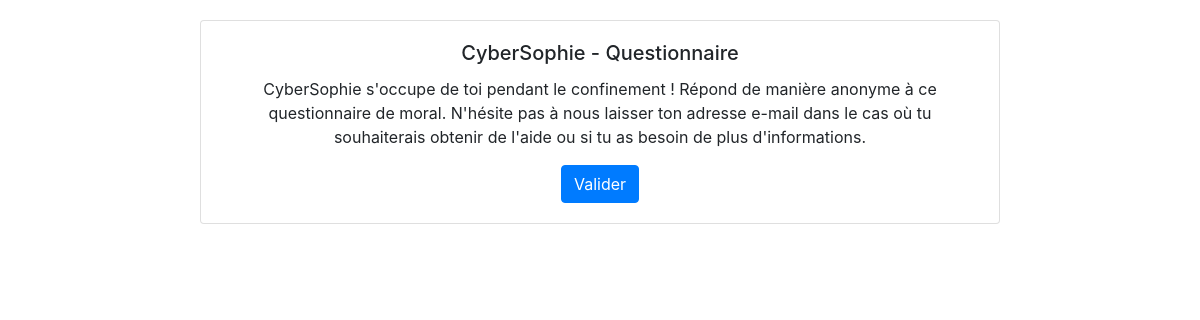
The app's page /, older data.
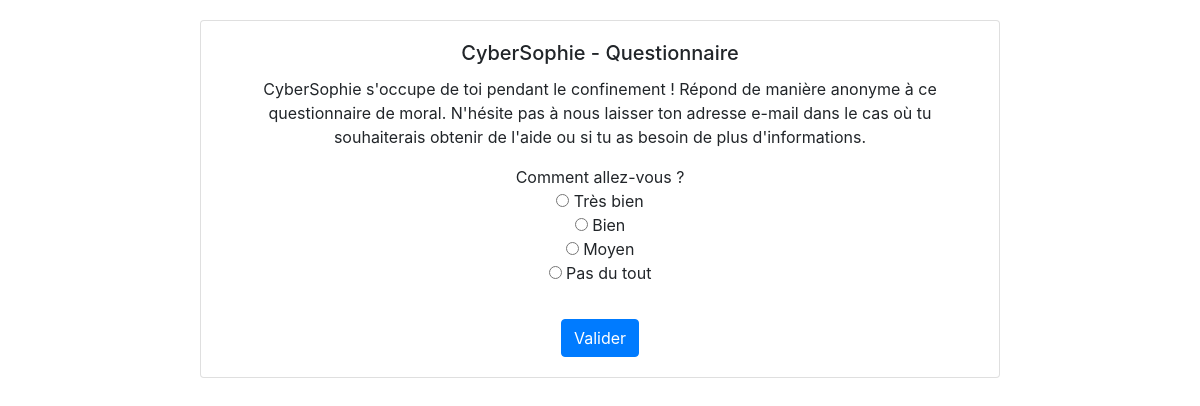
The same page, newer data.
### app/models.py (models this page shows, shortened)
class Question(models.Model):
    enonce = models.CharField(max_length=300)
    isLibre = models.BooleanField()
    def __str__(self):
        return self.enonce

class Choix(models.Model):
    question = models.ForeignKey('Question', on_delete=models.CASCADE)
    valeur = models.CharField(max_length=100)
    class Meta:
        verbose_name_plural = "Choix"

### app/views.py (the view)
# urls.py: path('', sondage),
def sondage(request):
    if len(Reponse.objects.filter(date__gt=timezone.now() - timezone.timedelta(days=1), ip=get_client_ip(request))) > 0:
        return render(request, 'app/sondage.html', {"ok": "ok"})
    return render(request, 'app/sondage.html', {'questions': Question.objects.all(), "choix": Choix.objects.all()})

### app/views.py (called while the page is built)
def get_client_ip(request):
    x_forwarded_for = request.META.get('HTTP_X_FORWARDED_FOR')
    if x_forwarded_for:
        ip = x_forwarded_for.split(',')[0]
    else:
        ip = request.META.get('REMOTE_ADDR')
    return ip

### app/templates/app/sondage.html (shortened to what this page needs)
<!DOCTYPE html>
<html lang="fr">
<head>
    <link href="https://stackpath.bootstrapcdn.com/bootstrap/4.4.1/css/bootstrap.min.css" rel="stylesheet">
</head>
<body>
<center>
    <div class="card" style="width: 50rem;margin-top:20px">
      <div class="card-body">
        <h5 class="card-title">CyberSophie - Questionnaire</h5>
        <p class="card-text">CyberSophie s'occupe de toi pendant le confinement ! Répond de manière anonyme à ce questionnaire de moral. N'hésite pas à nous laisser ton adresse e-mail dans le cas où tu souhaiterais obtenir de l'aide ou si tu as besoin de plus d'informations.</p>
        <form action="/complete" method="post"> {% csrf_token %}
        <div style="margin:10px 10px 10px 10px">
            {% for q in questions %}
                <div>
                    <div>
                        {{ q }}
                    </div>
                    {% if q.isLibre %}
                        <textarea rows="4" cols="50" name="{{ q.id }}"></textarea>
                    {% else %}
                        {% for c in choix %}
                             {% if c.question == q %}
                                <div>
                                    <input type="radio" name="{{ q.id }}" value="{{ c.id }}"> {{ c.valeur }}
                                </div>
                            {% endif %}
                        {% endfor %}
                    {% endif %}
                </div>
                <br/>
            {% endfor %}
            </div>
            {% if ok %}
            <div class="alert alert-success" role="alert">
                Merci d'avoir répondu !
            </div>
            {% else %}
             <input class="btn btn-primary" type="submit" value="Valider">
          {% endif %}
        </form>
      </div>
    </div>
</center>
</body>
</html>

Row changes from the older to the newer data that the page shows:
added Question: enonce "Comment allez-vous ?"
added Choix: valeur "Très bien"
added Choix: valeur "Bien"
added Choix: valeur "Moyen"
added Choix: valeur "Pas du tout"
